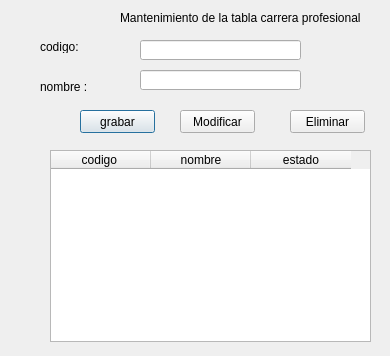
<?xml version="1.0" encoding="UTF-8"?>
<ui version="4.0">
 <class>Dialog</class>
 <widget class="QDialog" name="Dialog">
  <property name="geometry">
   <rect>
    <x>0</x>
    <y>0</y>
    <width>390</width>
    <height>356</height>
   </rect>
  </property>
  <property name="windowTitle">
   <string>Dialog</string>
  </property>
  <widget class="QLabel" name="etiquetaCodigo">
   <property name="geometry">
    <rect>
     <x>40</x>
     <y>40</y>
     <width>47</width>
     <height>13</height>
    </rect>
   </property>
   <property name="text">
    <string>codigo: </string>
   </property>
  </widget>
  <widget class="QLabel" name="etiquetaNombre">
   <property name="geometry">
    <rect>
     <x>40</x>
     <y>80</y>
     <width>47</width>
     <height>13</height>
    </rect>
   </property>
   <property name="text">
    <string>nombre : </string>
   </property>
  </widget>
  <widget class="QLabel" name="label_3">
   <property name="geometry">
    <rect>
     <x>120</x>
     <y>10</y>
     <width>241</width>
     <height>16</height>
    </rect>
   </property>
   <property name="text">
    <string>Mantenimiento de la tabla carrera profesional</string>
   </property>
  </widget>
  <widget class="QLineEdit" name="txtcodigoCarrera">
   <property name="geometry">
    <rect>
     <x>140</x>
     <y>40</y>
     <width>161</width>
     <height>20</height>
    </rect>
   </property>
  </widget>
  <widget class="QLineEdit" name="txtnombreCarrera">
   <property name="geometry">
    <rect>
     <x>140</x>
     <y>70</y>
     <width>161</width>
     <height>20</height>
    </rect>
   </property>
  </widget>
  <widget class="QPushButton" name="botonCarreraGrabar">
   <property name="geometry">
    <rect>
     <x>80</x>
     <y>110</y>
     <width>75</width>
     <height>23</height>
    </rect>
   </property>
   <property name="text">
    <string>grabar</string>
   </property>
  </widget>
  <widget class="QTableWidget" name="tablaCarrera">
   <property name="geometry">
    <rect>
     <x>50</x>
     <y>150</y>
     <width>321</width>
     <height>192</height>
    </rect>
   </property>
   <column>
    <property name="text">
     <string>codigo </string>
    </property>
   </column>
   <column>
    <property name="text">
     <string>nombre</string>
    </property>
   </column>
   <column>
    <property name="text">
     <string>estado</string>
    </property>
   </column>
  </widget>
  <widget class="QPushButton" name="boton_modificar">
   <property name="geometry">
    <rect>
     <x>180</x>
     <y>110</y>
     <width>75</width>
     <height>23</height>
    </rect>
   </property>
   <property name="text">
    <string>Modificar</string>
   </property>
  </widget>
  <widget class="QPushButton" name="boton_eliminar">
   <property name="geometry">
    <rect>
     <x>290</x>
     <y>110</y>
     <width>75</width>
     <height>23</height>
    </rect>
   </property>
   <property name="text">
    <string>Eliminar</string>
   </property>
  </widget>
 </widget>
 <resources/>
 <connections/>
</ui>
